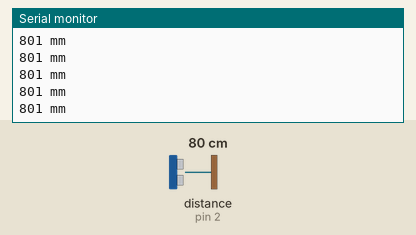
Recording of a sketch running on a simulated Arduino Uno, built with avr-gcc and run on an emulated ATmega328P. On the bench: the last lines printed to the serial monitor. Wiring (inferred from the names in the program): ultrasonic range finder: trigger pin 3; echo pin 2. The inputs (shaded band) are chosen by the test bench; at power-on: distance to the obstacle (sensor on pin 2) 80 cm. The echo pulse lasts 58.3 µs per cm.

Above: at 1.2 s.
1.3 s: distance to the obstacle (sensor on pin 2) set to 2 cm
At 2.1 s:
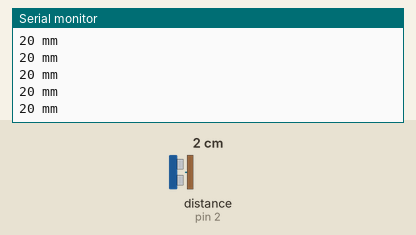
4.3 s: distance to the obstacle (sensor on pin 2) set to 120 cm
At 5.3 s:
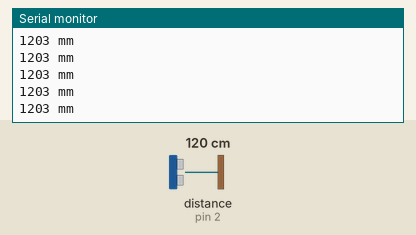
7.3 s: distance to the obstacle (sensor on pin 2) set to 60 cm
At 8.4 s:
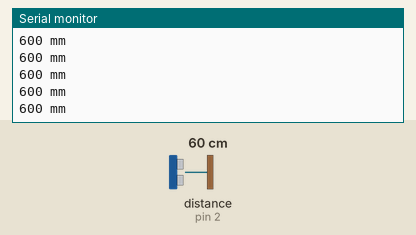
Timing chart, 0 to 10.3 s (numbered marks = the images above; inputs shaded):
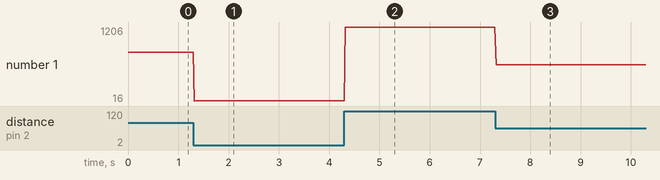

The sketch:

srf04.ino
```cpp
#define trig 3     // chân trig của HC-SR04
#define echo 2    // chân echo của HC-SR04

void setup()
{
    Serial.begin(9600);
    pinMode(trig, OUTPUT);
    pinMode(echo, INPUT);
}

void loop()
{
    unsigned long duration;
    int distance;
    digitalWrite(trig, LOW);
    delayMicroseconds(2);
    digitalWrite(trig, HIGH);  // phát xung từ chân trig
    delayMicroseconds(15);    //datasheet cua srf04 thi trigger pulse min = 10us
    digitalWrite(trig, LOW);

    duration = pulseIn(echo, HIGH);
    distance = duration/2/2.9;    //datasheet noi ve viec tinh toan khoang cach
    Serial.print(distance);
    Serial.println(" mm");
    delay(20);
}
```

Measured:
- after the input at 1.3 s, the serial monitor: prints a new line at once (image 1)
- after the input at 4.3 s, the serial monitor: prints a new line at once (image 2)
- after the input at 7.3 s, the serial monitor: prints a new line at once (image 3)
- plotted number 1: 801 → 20 after the input at 1.3 s, 20 → 1203 after the input at 4.3 s, 1203 → 600 after the input at 7.3 s
